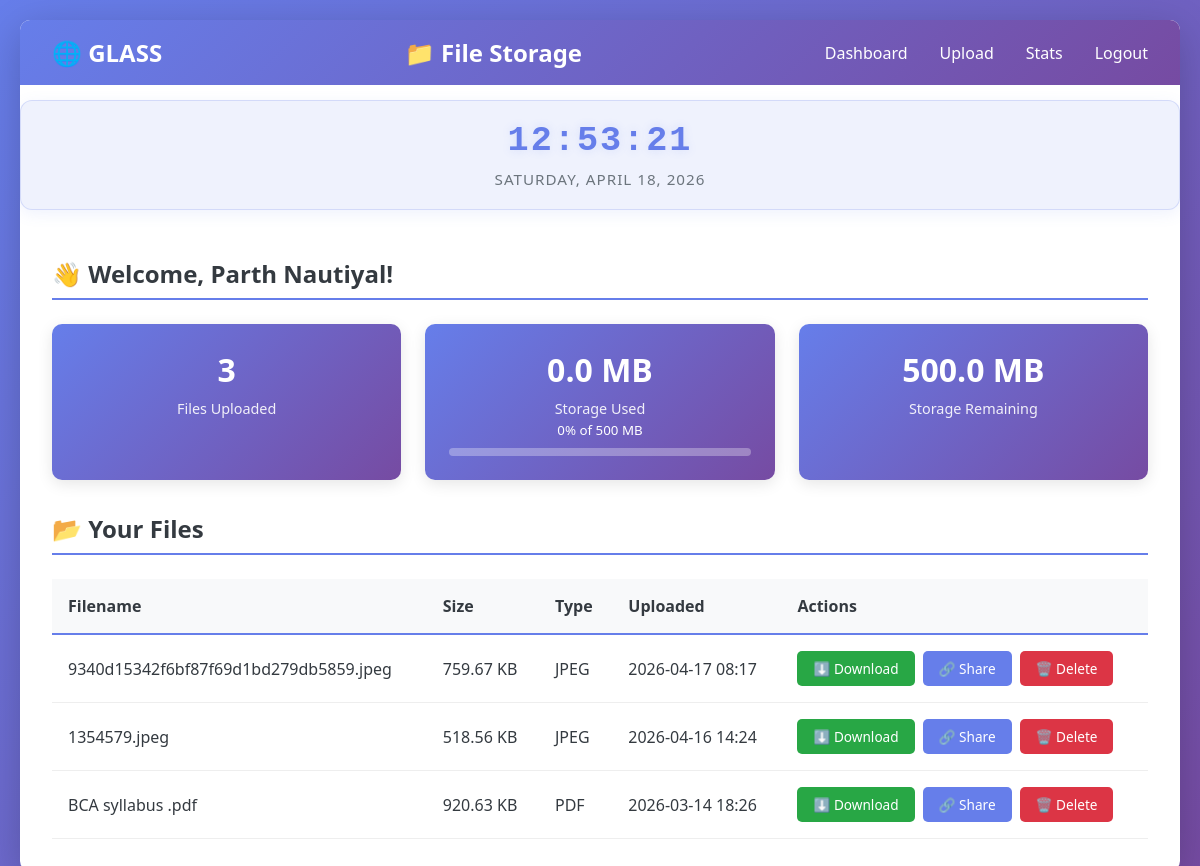
The page /dashboard (signed in) on the database as committed earlier.
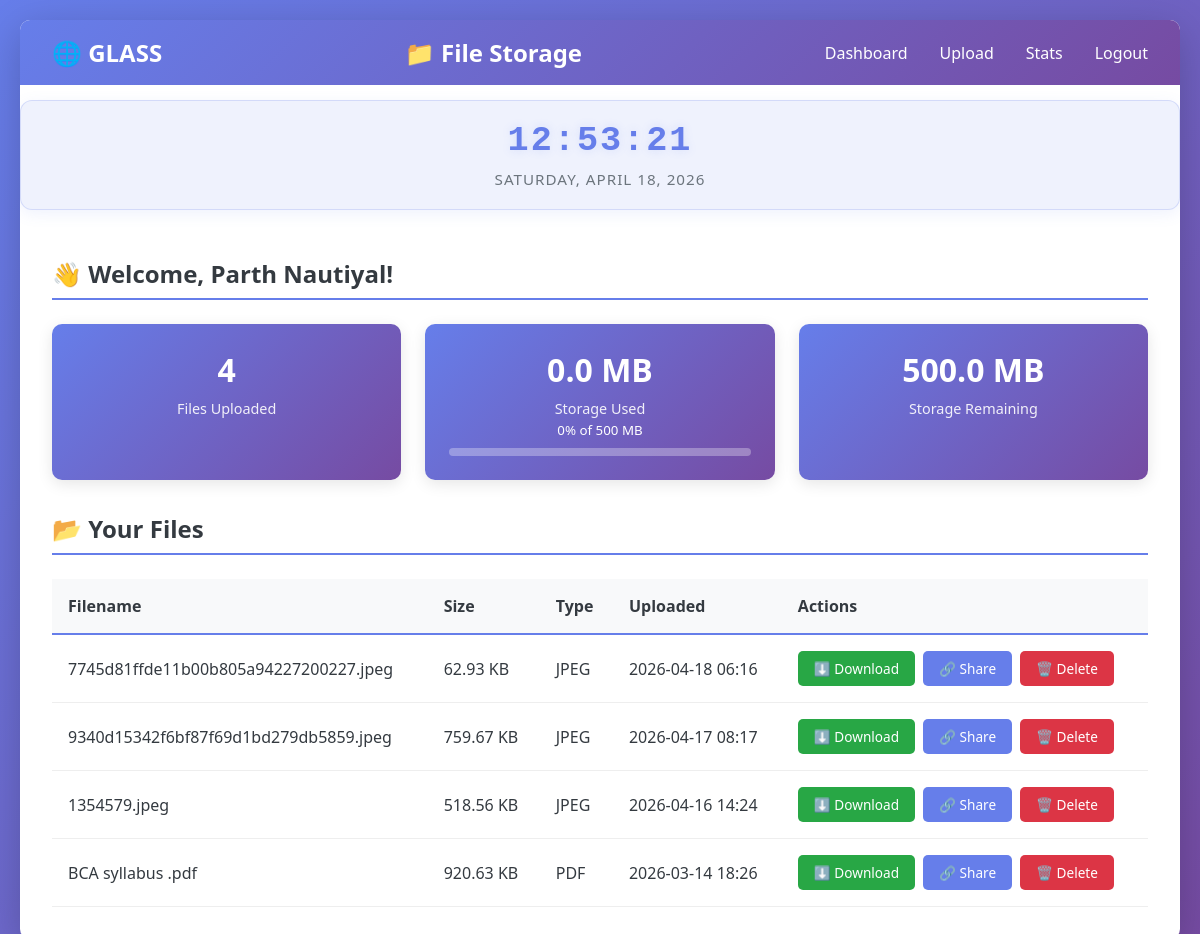
The same page on the database as committed later.
### models.py (models this page shows, shortened)
class User(db.Model):
    __tablename__ = 'users'
    id = db.Column(db.Integer, primary_key=True)
    username = db.Column(db.String(80), unique=True, nullable=False, index=True)
    email = db.Column(db.String(120), unique=True, nullable=False, index=True)
    password_hash = db.Column(db.String(255), nullable=False)
    created_at = db.Column(db.DateTime, default=lambda: datetime.now(timezone.utc))
    last_login = db.Column(db.DateTime)
    files = db.relationship('File', backref='owner', lazy=True, cascade='all, delete-orphan')
    def get_storage_used(self):
        total = 0
        for file in self.files:
            if os.path.exists(file.filepath):
                total += os.path.getsize(file.filepath)
        return total
    def get_storage_used_mb(self):
        return round(self.get_storage_used() / (1024 * 1024), 2)
    def get_file_count(self):
        return len(self.files)

class File(db.Model):
    __tablename__ = 'files'
    id = db.Column(db.Integer, primary_key=True)
    filename = db.Column(db.String(255), nullable=False)
    stored_filename = db.Column(db.String(255), unique=True, nullable=False)
    file_size = db.Column(db.Integer, nullable=False)
    file_type = db.Column(db.String(50), nullable=False)
    filepath = db.Column(db.String(500), nullable=False)
    uploaded_at = db.Column(db.DateTime, default=lambda: datetime.now(timezone.utc), index=True)
    description = db.Column(db.Text)
    user_id = db.Column(db.Integer, db.ForeignKey('users.id'), nullable=False, index=True)
    share_links = db.relationship('ShareLink', backref='file', lazy=True, cascade='all, delete-orphan')
    def get_file_size_formatted(self):
        size = self.file_size
        for unit in ['B', 'KB', 'MB', 'GB']:
            if size < 1024:
                return f"{size:.2f} {unit}"
            size /= 1024
        return f"{size:.2f} TB"

### app.py (the view)
@app.route('/dashboard')
@login_required
def dashboard():
    user_id = session.get('user_id')
    user = User.query.get(user_id)
    if not user:
        flash('⚠️ User not found!', 'error')
        return redirect(url_for('auth.logout'))
    files = File.query.filter_by(user_id=user_id).order_by(File.uploaded_at.desc()).all()
    storage_used = user.get_storage_used_mb()
    file_count = user.get_file_count()
    context = {
        'user': user,
        'files': files,
        'storage_used_mb': storage_used,
        'file_count': file_count,
        'total_storage_mb': 500  # 500MB limit per user (you can change this)
    }
    return render_template('dashboard.html', **context)

### app.py (called while the page is built)
@app.before_request
def track_visit():
    stats = SiteStats.get_or_create()
    stats.increment_visits()
    stats.update_stats()

@app.context_processor
def inject_stats():
    stats = SiteStats.get_or_create()
    stats.update_stats()
    return dict(site_stats=stats)

@app.context_processor
def inject_user():
    user = None
    if 'user_id' in session:
        user = User.query.get(session['user_id'])
    return dict(current_user=user)

### auth.py (called while the page is built)
def login_required(f):
    from functools import wraps
    @wraps(f)
    def decorated_function(*args, **kwargs):
        if 'user_id' not in session:
            flash('⚠️ Please login first!', 'warning')
            return redirect(url_for('auth.login'))
        return f(*args, **kwargs)
    return decorated_function

### models.py (called while the page is built)
    @staticmethod
    def get_or_create():
        stats = SiteStats.query.first()
        if not stats:
            stats = SiteStats()
            db.session.add(stats)
            db.session.commit()
        return stats

    def increment_visits(self):
        self.total_visits += 1
        self.last_updated = datetime.now(timezone.utc)
        db.session.commit()

    def update_stats(self):
        self.total_users = User.query.count()
        self.total_files_uploaded = File.query.count()
        total_bytes = 0
        for file in File.query.all():
            total_bytes += file.file_size
        self.total_storage_used_mb = round(total_bytes / (1024 * 1024), 2)
        self.last_updated = datetime.now(timezone.utc)
        db.session.commit()

### templates/dashboard.html (shortened to what this page needs)
{% extends "base.html" %}
{% block content %}
<h2>👋 Welcome, {{ current_user.username }}!</h2>
{% set used_percent = (storage_used_mb / total_storage_mb * 100) | int %}
<div class="stats-row">
    <div class="stat-card">
        <h3>{{ file_count }}</h3>
        <p>Files Uploaded</p>
    </div>
    <div class="stat-card">
        <h3>{{ storage_used_mb }} MB</h3>
        <p>Storage Used</p>
        <small>{{ used_percent }}% of 500 MB</small>
        <div class="progress-bar">
        </div>
    </div>
    <div class="stat-card">
        <h3>{{ total_storage_mb - storage_used_mb }} MB</h3>
        <p>Storage Remaining</p>
    </div>
</div>
<h2>📂 Your Files</h2>
{% if files %}
    <table class="files-table">
        <thead>
            <tr>
                <th>Filename</th>
                <th>Size</th>
                <th>Type</th>
                <th>Uploaded</th>
                <th>Actions</th>
            </tr>
        </thead>
        <tbody>
            {% for file in files %}
            <tr>
                <td>{{ file.filename }}</td>
                <td>{{ file.get_file_size_formatted() }}</td>
                <td>{{ file.file_type.upper() }}</td>
                <td id="file-time-{{ file.id }}" class="file-time" data-time="{{ file.uploaded_at.isoformat() }}">
               {{ file.uploaded_at.strftime('%Y-%m-%d %H:%M') }}</td>
                <td>
                    <div class="file-actions">
                        <a href="{{ url_for('main.download', file_id=file.id) }}" class="btn btn-success btn-small">⬇️ Download</a>
                        <a href="{{ url_for('main.create_share_link', file_id=file.id) }}" class="btn btn-primary btn-small">🔗 Share</a>
                        <a href="{{ url_for('main.delete', file_id=file.id) }}" class="btn btn-danger btn-small" onclick="return confirm('Delete?');">🗑️ Delete</a>
                    </div>
                </td>
            </tr>
            {% endfor %}
        </tbody>
    </table>
{% else %}
    <div class="empty-state">
        <p>📭 No files uploaded yet!</p>
        <a href="{{ url_for('main.upload') }}" class="btn btn-primary">📤 Upload First File</a>
    </div>
{% endif %}
{% endblock %}

### templates/base.html (shortened to what this page needs)
<!DOCTYPE html>
<html lang="en">
<head>
</head>
<body>
    <div class="container">
        <nav>
            <a href="{{ url_for('about') }}" class="glass-button"><h1>🌐 GLASS</h1></a>
            <h1>📁 File Storage</h1>
            <ul>
                {% if current_user %}
                    <li><a href="{{ url_for('main.dashboard') }}">Dashboard</a></li>
                    <li><a href="{{ url_for('main.upload') }}">Upload</a></li>
                    <li><a href="{{ url_for('main.stats') }}">Stats</a></li>
                    <li><a href="{{ url_for('auth.logout') }}">Logout</a></li>
                {% endif %}
            </ul>
        </nav>
        <div class="clock-widget">
            <div class="clock-time" id="clock-time">00:00:00</div>
            <div class="clock-date" id="clock-date">MONDAY, 1 JANUARY 2024</div>
        </div>
        <div class="content">
            {% block content %}{% endblock %}
        </div>
    </div>
</body>
</html>

### templates/base.html (style rules this page uses)
* { margin: 0; padding: 0; box-sizing: border-box; }
:root { --primary: #667eea; --secondary: #764ba2; --success: #28a745; --danger: #dc3545; --warning: #ffc107; --info: #17a2b8; --light: #f8f9fa; --dark: #343a40; --gray: #6c757d; }
body { font-family: 'Segoe UI', Tahoma, Geneva, Verdana, sans-serif; background: linear-gradient(135deg, var(--primary) 0%, var(--secondary) 100%); min-height: 100vh; padding: 20px; color: var(--dark); }
.container { max-width: 1200px; margin: 0 auto; background: white; border-radius: 10px; box-shadow: 0 10px 40px rgba(0, 0, 0, 0.2); overflow: hidden; }
nav { background: linear-gradient(135deg, var(--primary) 0%, var(--secondary) 100%); padding: 1rem 2rem; display: flex; justify-content: space-between; align-items: center; color: white; }
nav h1 { font-size: 1.5em; }
nav ul { list-style: none; display: flex; gap: 2rem; }
nav a { color: white; text-decoration: none; transition: opacity 0.3s; }
.content { padding: 2rem; }
button, .btn { padding: 0.75rem 1.5rem; border: none; border-radius: 5px; font-size: 1em; cursor: pointer; transition: all 0.3s; text-decoration: none; display: inline-block; }
.btn-primary { background: var(--primary); color: white; }
.btn-danger { background: var(--danger); color: white; }
.btn-success { background: var(--success); color: white; }
h2 { margin-bottom: 1.5rem; color: var(--dark); border-bottom: 2px solid var(--primary); padding-bottom: 0.5rem; }
.clock-widget { background: rgba(102, 126, 234, 0.1); backdrop-filter: blur(10px); border: 1px solid rgba(102, 126, 234, 0.2); border-radius: 12px; padding: 20px 30px; margin: 15px 0; text-align: center; color: var(--primary); box-shadow: 0 4px 15px rgba(102, 126, 234, 0.1); }
.clock-time { font-size: 2.2rem; font-weight: 700; letter-spacing: 2px; text-shadow: 0 0 10px rgba(102, 126, 234, 0.2); margin-bottom: 8px; font-family: 'Courier New', monospace; }
.clock-date { font-size: 0.95rem; font-weight: 300; letter-spacing: 1px; color: var(--gray); text-transform: uppercase; }

### templates/dashboard.html (style rules this page uses)
.stats-row { display: grid; grid-template-columns: repeat(auto-fit, minmax(250px, 1fr)); gap: 1.5rem; margin-bottom: 2rem; }
.stat-card { background: linear-gradient(135deg, #667eea 0%, #764ba2 100%); color: white; padding: 1.5rem; border-radius: 10px; text-align: center; box-shadow: 0 4px 15px rgba(0, 0, 0, 0.1); }
.stat-card h3 { font-size: 2em; margin: 0 0 0.5rem 0; border: none; }
.stat-card p { font-size: 0.9em; margin: 0; opacity: 0.9; }
.progress-bar { width: 100%; height: 8px; background: rgba(255, 255, 255, 0.3); border-radius: 10px; overflow: hidden; margin-top: 0.5rem; }
.files-table { width: 100%; border-collapse: collapse; margin-top: 1rem; }
.files-table th { padding: 1rem; text-align: left; font-weight: bold; border-bottom: 2px solid #667eea; background: #f8f9fa; }
.files-table td { padding: 1rem; border-bottom: 1px solid #eee; }
.file-actions { display: flex; gap: 0.5rem; }
.btn-small { padding: 0.5rem 1rem; font-size: 0.85em; }

Rows that differ between the two databases and show on the page:
added File: filename "7745d81ffde11b00b805a94227200227.jpeg", get_file_size_formatted "62.93 KB", file_type "JPEG", uploaded_at "2026-04-18 06:16"
Other text that changed with them:
{{ file_count }}: "3" → "4"
